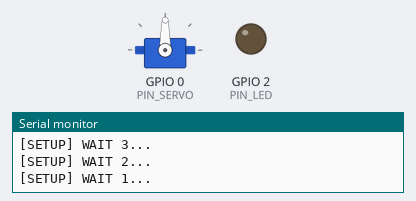
The sketch below on a simulated ESP8266 (NodeMCU). On the bench: servo, output pins drawn as LEDs (lit = HIGH), the last lines printed to the serial monitor. WiFi joins after 1.5 s; servers stay silent unless stated.

Above: at 7.8 s.
At 31.26 s:
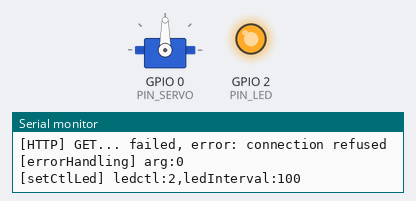
Timing chart, 0 to 31.6 s (numbered marks = the images above):
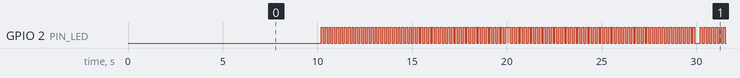

The sketch:

BasicOTA.ino
```cpp
#include <ESP8266WiFi.h>
#include <ESP8266mDNS.h>
#include <WiFiUdp.h>
#include <ArduinoOTA.h>

#include<Servo.h>
#include <ESP8266HTTPClient.h>
#include <WiFiClient.h>

#include<stdlib.h>

#ifndef STASSID
#define STASSID "TP-Link_74D0"
#define STAPSK  "33878317"
#endif

#define PIN_LED 2
#define PIN_SERVO 0

const char* ssid = STASSID;
const char* password = STAPSK;

Servo myservo;

void setup() {
  Serial.begin(115200);
  Serial.println("Booting");
  WiFi.mode(WIFI_STA);
  WiFi.begin(ssid, password);

  myservo.attach(PIN_SERVO); //モーター制御用ピンとして使用
  pinMode(PIN_LED,OUTPUT); //エラー表示用LEDピンとして使用

  if (WiFi.waitForConnectResult() != WL_CONNECTED) {
    Serial.println("Connection Failed!");
    errorHandling(2);
  }
  ArduinoOTA.onStart([]() {
    String type;
    if (ArduinoOTA.getCommand() == U_FLASH) {
      type = "sketch";
    } else { // U_SPIFFS
      type = "filesystem";
    }

    // NOTE: if updating SPIFFS this would be the place to unmount SPIFFS using SPIFFS.end()
    Serial.println("Start updating " + type);
  });
  ArduinoOTA.onEnd([]() {
    Serial.println("\nEnd");
  });
  ArduinoOTA.onProgress([](unsigned int progress, unsigned int total) {
    Serial.printf("Progress: %u%%\r", (progress / (total / 100)));
  });
  ArduinoOTA.onError([](ota_error_t error) {
    Serial.printf("Error[%u]: ", error);
    if (error == OTA_AUTH_ERROR) {
      Serial.println("Auth Failed");
    } else if (error == OTA_BEGIN_ERROR) {
      Serial.println("Begin Failed");
    } else if (error == OTA_CONNECT_ERROR) {
      Serial.println("Connect Failed");
    } else if (error == OTA_RECEIVE_ERROR) {
      Serial.println("Receive Failed");
    } else if (error == OTA_END_ERROR) {
      Serial.println("End Failed");
    }
  });
  ArduinoOTA.begin();
  Serial.println("Ready");
  Serial.print("IP address: ");
  Serial.println(WiFi.localIP());

  Serial.begin(115200); //1,2シリアル通信用に使用
  // Serial.setDebugOutput(true);

  Serial.println();
  Serial.println();
  Serial.println();

  for (uint8_t t = 4; t > 0; t--) {
      Serial.printf("[SETUP] WAIT %d...\n", t);
      Serial.flush();
      delay(1000);
  }
}

unsigned long times = 0;
void loop() {
  ArduinoOTA.handle();
  ctlLed();
  if(millis() - times > 10 * 1000){
        times = millis();
        polling();
    }
  if(millis() > 24 * 60 * 60 * 1000) ESP.restart();
}

void ctlServo(int sc){ //サーボ制御タスク
  Serial.printf("[ctlServo] arg:%d\n",sc);
  if(sc == 0) {
    myservo.write(70);
  }
  else {
    myservo.write(0);
  }
}

void errorHandling(int e){ //エラー処理タスク
  Serial.printf("[errorHandling] arg:%d\n",e);
  if(e == -1) setCtlLed(0,1000);
  else setCtlLed(2,(e+1)*100);
}

void polling(){ //ポーリングタスク
    //wifi接続待ち
    int wstate = WiFi.waitForConnectResult();
    Serial.printf("WiFIState:%d\n",wstate);
    if ((wstate == WL_CONNECTED)) {

        WiFiClient client;

        HTTPClient http;

        Serial.print("[HTTP] begin...\n");
        if (http.begin(client, "http://192.168.1.46:1919/svctl")) {  // HTTP


        Serial.print("[HTTP] GET...\n");
        // start connection and send HTTP header
        int httpCode = http.GET();

        // httpCode will be negative on error
        if (httpCode > 0) {
            // HTTP header has been send and Server response header has been handled
            Serial.printf("[HTTP] GET... code: %d\n", httpCode);

            // file found at server
            if (httpCode == HTTP_CODE_OK || httpCode == HTTP_CODE_MOVED_PERMANENTLY) {
            String payload = http.getString();
            Serial.println("[polling] var payload:" + payload);
            //サーボ制御タスク
            char payloadCharArray[4];
            payload.toCharArray(payloadCharArray, sizeof payloadCharArray);
            Serial.printf("[polling] var payloadCharArray:%s\n",payloadCharArray);
            int svctl = atoi(payloadCharArray);
            Serial.printf("[polling] var svctl:%d\n",svctl);
            ctlServo(svctl);
            errorHandling(-1);
            }
        } else {
            Serial.printf("[HTTP] GET... failed, error: %s\n", http.errorToString(httpCode).c_str());
            //エラー処理タスク実行
            errorHandling(0);
        }

        http.end();
        } else {
        Serial.printf("[HTTP} Unable to connect\n");
        //エラー処理タスク実行
        errorHandling(1);
        }
    }else{
        //エラー処理タスク実行
        Serial.println("Connection Failed!");
        errorHandling(2);
    }
}

unsigned long ctlLEDtime = 0;
int ledctl = 0;
unsigned long ledInterval = 0;
void setCtlLed(int ctl,unsigned long itvl){
  if(!(ctl == 0 || ctl == 1 || ctl == 2)) Serial.println("[setCtlLed] arg error.");
  else{
    ledctl = ctl;
    ledInterval = itvl;
    Serial.printf("[setCtlLed] ledctl:%d,ledInterval:%lu\n",ledctl,ledInterval);
  }
}
void ctlLed(){
  if(ledctl == 2){
    if(millis() - ctlLEDtime > ledInterval){
      digitalWrite(PIN_LED,!digitalRead(PIN_LED));
      ctlLEDtime = millis();
    }
  }else if(ledctl == 0 || ledctl == 1) digitalWrite(PIN_LED,ledctl);
}
```

Measured:
- by itself, GPIO 2 (PIN_LED): repeats every 20.0 s: HIGH 0.29 s, 48 × (LOW 0.10 s, HIGH 0.10 s), LOW 0.29 s, 48 × (HIGH 0.10 s, LOW 0.10 s)
